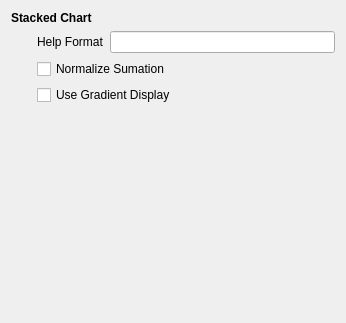
<ui version="4.0" >
 <class>pqStackedChartOptionsWidget</class>
 <widget class="QWidget" name="pqStackedChartOptionsWidget" >
  <property name="geometry" >
   <rect>
    <x>0</x>
    <y>0</y>
    <width>346</width>
    <height>323</height>
   </rect>
  </property>
  <property name="windowTitle" >
   <string>Stacked Chart Options</string>
  </property>
  <layout class="QGridLayout" >
   <item row="0" column="0" colspan="3" >
    <widget class="QLabel" name="label" >
     <property name="font" >
      <font>
       <weight>75</weight>
       <bold>true</bold>
      </font>
     </property>
     <property name="text" >
      <string>Stacked Chart</string>
     </property>
    </widget>
   </item>
   <item rowspan="3" row="1" column="0" >
    <spacer>
     <property name="orientation" >
      <enum>Qt::Horizontal</enum>
     </property>
     <property name="sizeType" >
      <enum>QSizePolicy::Fixed</enum>
     </property>
     <property name="sizeHint" >
      <size>
       <width>20</width>
       <height>20</height>
      </size>
     </property>
    </spacer>
   </item>
   <item row="1" column="1" >
    <widget class="QLabel" name="label_2" >
     <property name="text" >
      <string>Help Format</string>
     </property>
    </widget>
   </item>
   <item row="1" column="2" >
    <widget class="QLineEdit" name="HelpFormat" />
   </item>
   <item row="2" column="1" colspan="2" >
    <widget class="QCheckBox" name="Normalize" >
     <property name="text" >
      <string>Normalize Sumation</string>
     </property>
    </widget>
   </item>
   <item row="3" column="1" colspan="2" >
    <widget class="QCheckBox" name="Gradient" >
     <property name="text" >
      <string>Use Gradient Display</string>
     </property>
    </widget>
   </item>
   <item row="4" column="0" colspan="3" >
    <spacer>
     <property name="orientation" >
      <enum>Qt::Vertical</enum>
     </property>
     <property name="sizeHint" >
      <size>
       <width>20</width>
       <height>0</height>
      </size>
     </property>
    </spacer>
   </item>
  </layout>
 </widget>
 <tabstops>
  <tabstop>HelpFormat</tabstop>
  <tabstop>Normalize</tabstop>
  <tabstop>Gradient</tabstop>
 </tabstops>
 <resources/>
 <connections/>
</ui>
